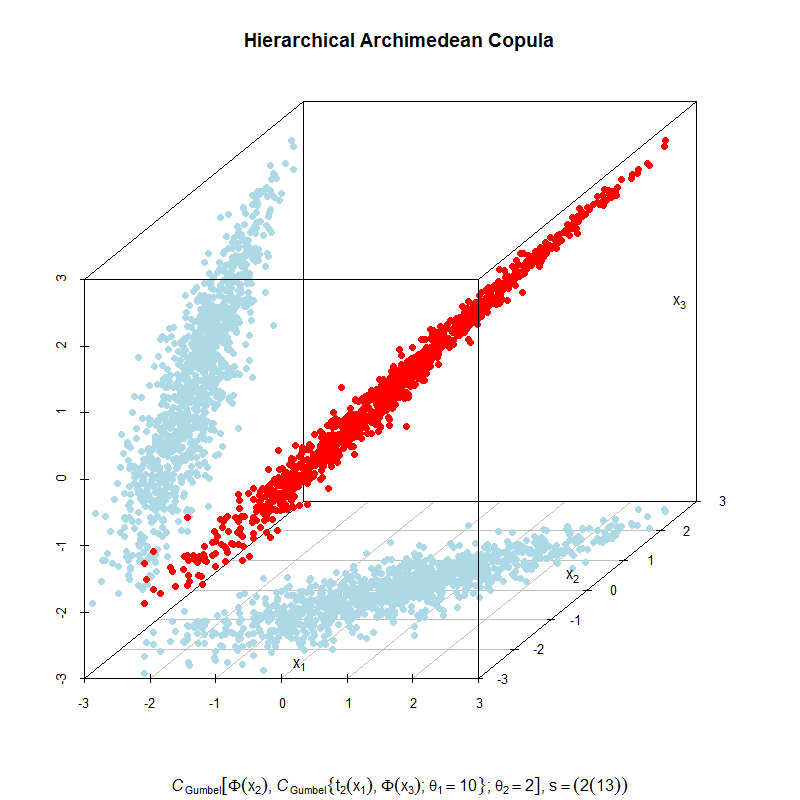

This figure's R source:
rm(list = ls(all = TRUE))
#setwd("C:/...") # please change your working directory
# install packages
# install.packages("copula")
library(copula)
# install.packages("scatterplot3d")
library(scatterplot3d)
set.seed(12345)

# draw sample from HAC
theta1 = 10
theta2 = 2
C3     = onacopula("G", C(theta2, 2, C(theta1, c(1, 3))))
U      = rCopula(1100, C3)
x1     = qt(U[, 1], df = 17)
x2     = qnorm(U[, 2])
x3     = qnorm(U[, 3])
d      = data.frame(x1, x2, x3)
d      = d[-which(d[, 1] > 3 | d[, 1] < -3), ]
d      = d[-which(d[, 2] > 3 | d[, 2] < -3), ]
d      = d[-which(d[, 3] > 3 | d[, 3] < -3), ]

# do plot
s3d = scatterplot3d(d[, 1], d[, 2], d[, 3],
                      main = "Hierarchical Archimedean Copula", 
					  pch = 16, zlab = "", ylab = "", xlab = "",
					  sub = expression(italic(C)[Gumbel] * group("[",
					                   Phi(x[2]) * ", " * italic(C)[Gumbel] *
									   group("{", t[2](x[1]) * ", " *
									   Phi(x[3]) * "; " * theta[1] == 10,
									   "}") * "; " * theta[2] == 2, "]")*
									   ", " * s == (2 * (1 * 3))))
s3d$points3d(d[, 1], d[, 2], seq(min(floor((d[, 3]))),
             min(floor((d[, 3]))), length.out = length(d[, 3])),
			 col = "lightblue", pch = 16)
s3d$points3d(seq(min(floor((d[, 1]))), min(floor((d[, 1]))), 
             length.out = length(d[, 3])), d[, 2], d[, 3], 
			 col = "lightblue", pch = 16)
s3d$points3d(d[, 1], d[, 2], d[, 3], col = "red", pch = 16)
text(s3d$xyz.convert(0, -2.5, -3),
labels = expression(x[1]))
text(s3d$xyz.convert(2.5, 0.5, -3),
labels = expression(x[2]))
text(s3d$xyz.convert(2.75, 3, 0),
labels = expression(x[3]))
s3d$box3d()
